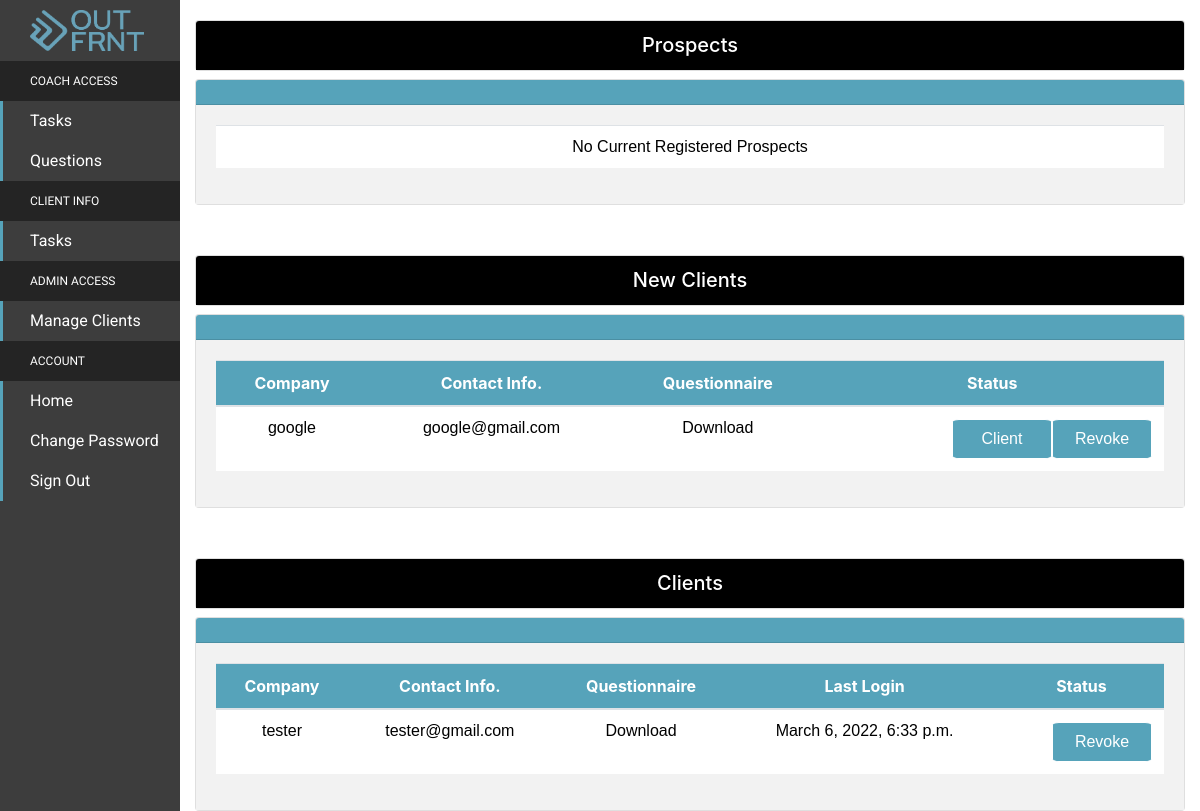
The page /client-permissions/ (signed in) on the database as committed earlier.
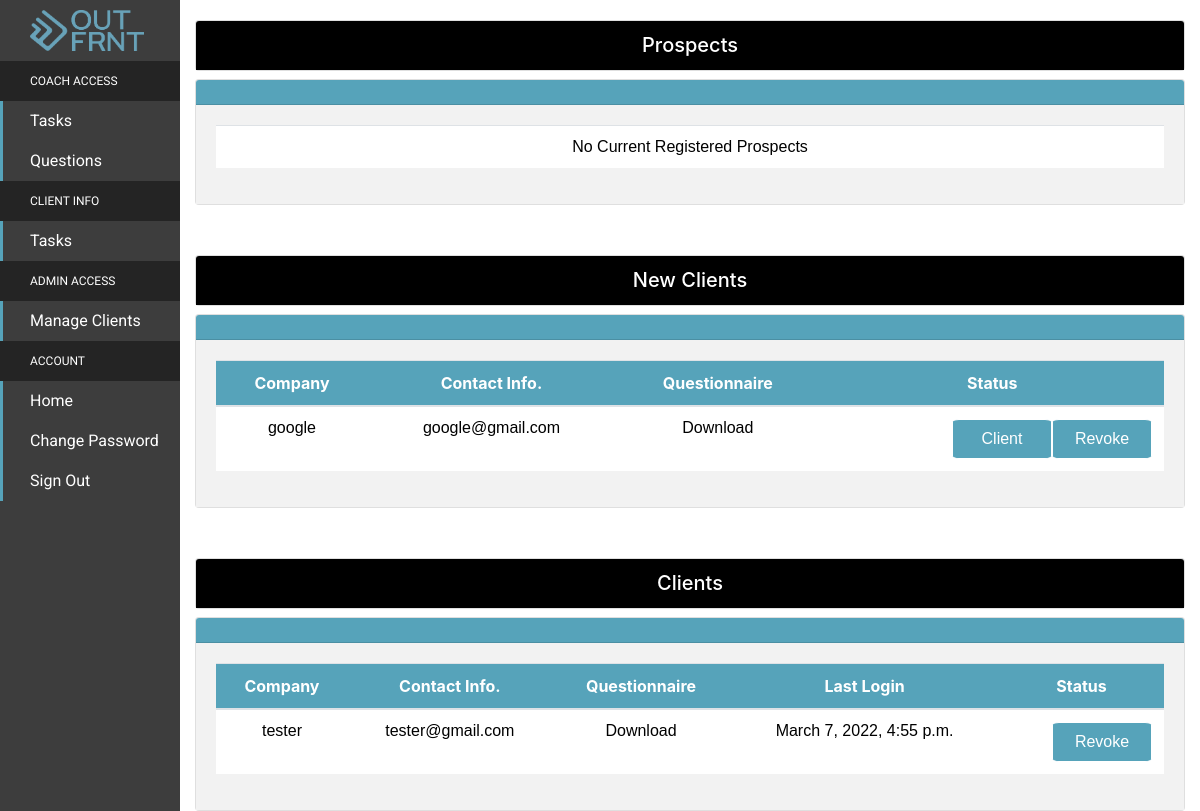
The same page on the database as committed later.
### accounts/models.py (models this page shows, shortened)
class User(AbstractBaseUser, PermissionsMixin):
    email = models.EmailField(verbose_name = ('email'), max_length = 60, unique = True)
    username = models.CharField(max_length = 30, unique = True)
    date_joined = models.DateTimeField(verbose_name = 'date joined', auto_now_add = True)
    last_login = models.DateTimeField(verbose_name = 'last login',auto_now = True)
    is_staff = models.BooleanField(default=False)
    is_admin = models.BooleanField(default = False)
    is_superuser = models.BooleanField(default = False)
    is_coach = models.BooleanField(default = False)
    is_client = models.BooleanField(default = False)
    is_newclient = models.BooleanField(default = False)
    is_prospect = models.BooleanField(default = True)
    objects = UserManager()
    completed_P1 = models.BooleanField(default = False)
    completed_P2 = models.BooleanField(default = False)
    completed_P3 = models.BooleanField(default = False)
    completed_P4 = models.BooleanField(default = False)
    completed_P5 = models.BooleanField(default = False)
    completed_P6 = models.BooleanField(default = False)
    categories_answered = models.IntegerField(default = 0)
    USERNAME_FIELD = 'email'
    REQUIRED_FIELDS = ['username']
    def __str__(self):
       return self.username

### accounts/views.py (the view)
# urls.py: path('client-permissions/',views.manage_clients_status, name = 'manage'),
@login_required(login_url = '/signin/')
def manage_clients_status(request):
    if request.user.is_coach:
        variables = {
            "newclients": User.objects.filter(is_newclient = True),
            "clients": User.objects.filter(is_client = True),
            "prospects": User.objects.filter(is_prospect = True),
        }
        return render(request,'coach/manageusers.html', variables)
    else:
        return home(request)

### templates/coach/manageusers.html (shortened to what this page needs)
{% extends 'coachsidebar.html'%}
{% block content %}
<body>
<div class = "card">
    <h5 class="card-header" > Prospects </h5>
  </div>
<div>
    <div class = "card">
        <h5 class = "card-header" style = "background:#56a3ba" ></h5>
        <div class = "card-body" >
        <p class = "card-text" >
            <table class = "table table-hover">
            <thead>
                {% if not prospects%}
                <td class = "content" style="background:56a3ba"> No Current Registered Prospects </td>
                {% endif %}
            </table>
        </p>
    </div>
</div>
<div class = "card">
    <h5 class="card-header" > New Clients </h5>
  </div>
<div>
    <div class = "card">
        <h5 class = "card-header" style = "background:#56a3ba"></h5>
        <div class = "card-body">
        <p class = "card-text">
            <table class = "table table-hover">
            <thead>
                {% if not newclients %}
                    <td class = "content" style = "background:56a3ba"> No Clients Awaiting Questionnaires </td>
                {% else %}
                <tr>
                    <th class = "row-header" scope = "col" > Company       </th>
                    <th class = "row-header" scope = "col" > Contact Info. </th>
                    <th class = "row-header" scope = "col" > Questionnaire </th>
                    <th class = "row-header" scope = "col" > Status </th>
                </tr>
            </thead>
                <tbody>
                {% for client in newclients %}
                <tr>
                    <td class = "content" > {{client}} </td>
                    <td class = "content" > {{client.email}} </td>
                    <td class = "content" >
                        <a class = "content" href = "{% url 'questionnaire:view-response' client.id %}">
                            Download
                    </td>
                    <td class = "content" >
                    <div class = "status">
                        <a class = "button-link" href = "{% url 'accounts:change-to-client' client.username %}"> Client </a>
                        <a class = "button-link" href = "{% url 'accounts:change-to-propsect' client.username %}"> Revoke </a>
                    </td>
                </tr>
                {% endfor %}
                {% endif %}
                </tbody>
            </table>
        </p>
    </div>
</div>
<div class = "card">
    <h5 class="card-header" >  Clients  </h5>
  </div>
<div>
    <div class = "card">
        <h5 class = "card-header" style = "background:#56a3ba"></h5>
        <div class = "card-body">
        <p class = "card-text">
            <table class = "table table-hover">
            <thead>
                <tr>
                    <th class = "row-header" scope = "col" > Company       </th>
                    <th class = "row-header" scope = "col" > Contact Info. </th>
                    <th class = "row-header" scope = "col" > Questionnaire </th>
                    <th class = "row-header" scope = "col" > Last Login    </th>
                    <th class = "row-header" scope = "col" > Status </th>
                </tr>
            </thead>
                <tbody>
                {% for client in clients %}
                {% if client.is_client %}
                <tr>
                    <td class = "content" > {{client}}            </td>
                    <td class = "content" > {{client.email}}      </td>
                    <td class = "content" >
                        <a class = "content" href = "{% url 'questionnaire:view-response' client.id %}">
                            Download
                    </td>
                    <td class = "content" > {{client.last_login}} </td>
                    <td class = "content" >
                    <div class = "status">
                        <a class = "button-link" href="{% url 'accounts:change-to-new-client' client.username %}"> Revoke </a>
                    </div>
                    </td>
                </tr>
                {% endif %}
                {% endfor %}
                </tbody>
            </table>
        </p>
    </div>
</div>
</body>
{% endblock %}

### templates/coachsidebar.html (shortened to what this page needs)
{% load static%}
<link rel="stylesheet" href="https://stackpath.bootstrapcdn.com/bootstrap/4.4.1/css/bootstrap.min.css">
{% load static %}
<link rel="stylesheet" type="text/css" href="https://maxcdn.bootstrapcdn.com/font-awesome/4.7.0/css/font-awesome.min.css" />
<link rel="stylesheet" href="{% static 'css/coachNav.css'%}">
<div class="sidebar-container">
  <div class="sidebar-logo">
    <img class = "side-bar-logo" src = "{% static 'images/outfrnt_logo.png' %}"/>
  </div>
  <ul class="sidebar-navigation">
    <li class="header"> Coach Access </li>
    <li>
      <a class = "side-titles" href="{% url 'calendarapp:outfrnt_task'%}">
        Tasks
      </a>
    </li>
    <li>
      <a class = "side-titles" href="{% url 'questionnaire:add-questions'%}">
        Questions
      </a>
    </li>
  </ul>
  <ul class="sidebar-navigation">
    <li class="header"> Client Info </li>
    <li>
      <a class = "side-titles" href="{% url 'calendarapp:view-tasks'%}">
       Tasks
      </a>
    </li>
    <li class="header"> Admin Access </span> </li>
    <li>
      <a class = "side-titles" href="{% url 'accounts:manage' %}">
       Manage Clients
      </a>
    </li>
    <li class="header"> Account </li>
    <li>
      <a class = "side-titles" href="{% url 'accounts:home'%}">
       Home
      </a>
    </li>
    <li>
      <a class = "side-titles" href="{% url 'password_change'%}">
       Change Password
      </a>
    </li>
    <li>
      <a class = "side-titles" href="{% url 'accounts:signout'%}">
       Sign Out
      </a>
    </li>
  </ul>
</div>
<div class="content-container">
  <div class="container-fluid">
    {%block content %}
    {%endblock%}
  </div>
</div>

### static/css/coachNav.css (style rules this page uses)
.sidebar-container { position: fixed; width: 180px; height: 100%; left: 0; overflow-x: hidden; overflow-y: auto; background: #3d3d3d; }
.content-container { padding-top: 20px; }
.sidebar-logo { padding: 10px 15px 10px 30px; font-size: 20px; background-color: #3d3d3d; }
.sidebar-navigation { padding: 0; margin: 0; list-style-type: none; position: relative; }
.sidebar-navigation li { background-color: transparent; position: relative; display: inline-block; width: 100%; line-height: 20px; }
.sidebar-navigation li a { padding: 10px 15px 10px 30px; display: block; color: #fff; font-family: var(--paragraph-font); }
.sidebar-navigation li::before { background-color: #56a3ba; position: absolute; content: ''; height: 100%; left: 0; top: 0; -webkit-transition: width 0.2s ease-in; transition: width 0.2s ease-in; width: 3px; z-index: -1; }
.card-body { background:#f2f2f2; overflow:hidden; margin:0; }
.sidebar-navigation .header { font-family:var(--header-font); font-size: 12px; text-transform: uppercase; background-color: 242424; padding: 10px 15px 10px 30px; }
.sidebar-navigation .header::before { background-color: transparent; }
.content-container { padding-left: 180px; }
.row-header { margin:10px; text-align: center; align-items: center; }
.status { display: flex; align-items: center; justify-content: center; }
.content { text-decoration: none; font-family:Verdana, Geneva, Tahoma, sans-serif; color:black; text-align: center; align-items: center; text-decoration: none; padding:0; }
.content a { text-decoration: none; }
.button-link { background-color: #56a3ba; color: white; padding:10; margin:0; border:1px solid white; border-radius:7%; width: 100px; max-width: 100%; }
.header { color:white; }
.card-header { background:black; color:white; text-align: center; }
.table-hover { background:whitesmoke; }
tr { background:white; }
.row-header { justify-content:center; color:white; background:#56a3ba; }
body { background:white; padding-right: 20; padding-left: 15; border: none !important; }
.header { font-family: "Helvetica Neue"; font-size:x-large; float:left; }
img { object-fit: contain; }
@media screen and (max-width: 1297px) { body { padding-right: 0; padding-left: 0; border: none !important; } }
@media screen and (max-width: 1297px) { .button-link { background-color: #56a3ba; color: white; padding:10; margin:0; border:1px solid white; border-radius:7%; width: 100px; max-width: 100%; } }
@media screen and (max-width: 1297px) { .card { margin:0; } }
@media screen and (max-width: 1297px) { .card-body { background:#f2f2f2; overflow:scroll; margin:0; } }
@media screen and (max-width: 1201px) { .button-link { float:left; background-color: #56a3ba; color: white; padding:10; margin:0; border:1px solid white; border-radius:7%; width: 100px; max-width: 100%; } }
@media screen and (max-width: 1201px) { .status { float:inline-end; } }
.side-titles { font-family:arial,sans-serif; }
.side-bar-logo { width:100%; height:5%; display:block; margin-left: -8%; }

Rows that differ between the two databases and show on the page:
changed User "tester": last_login "March 6, 2022, 6:33 p.m." → "March 7, 2022, 4:55 p.m."
